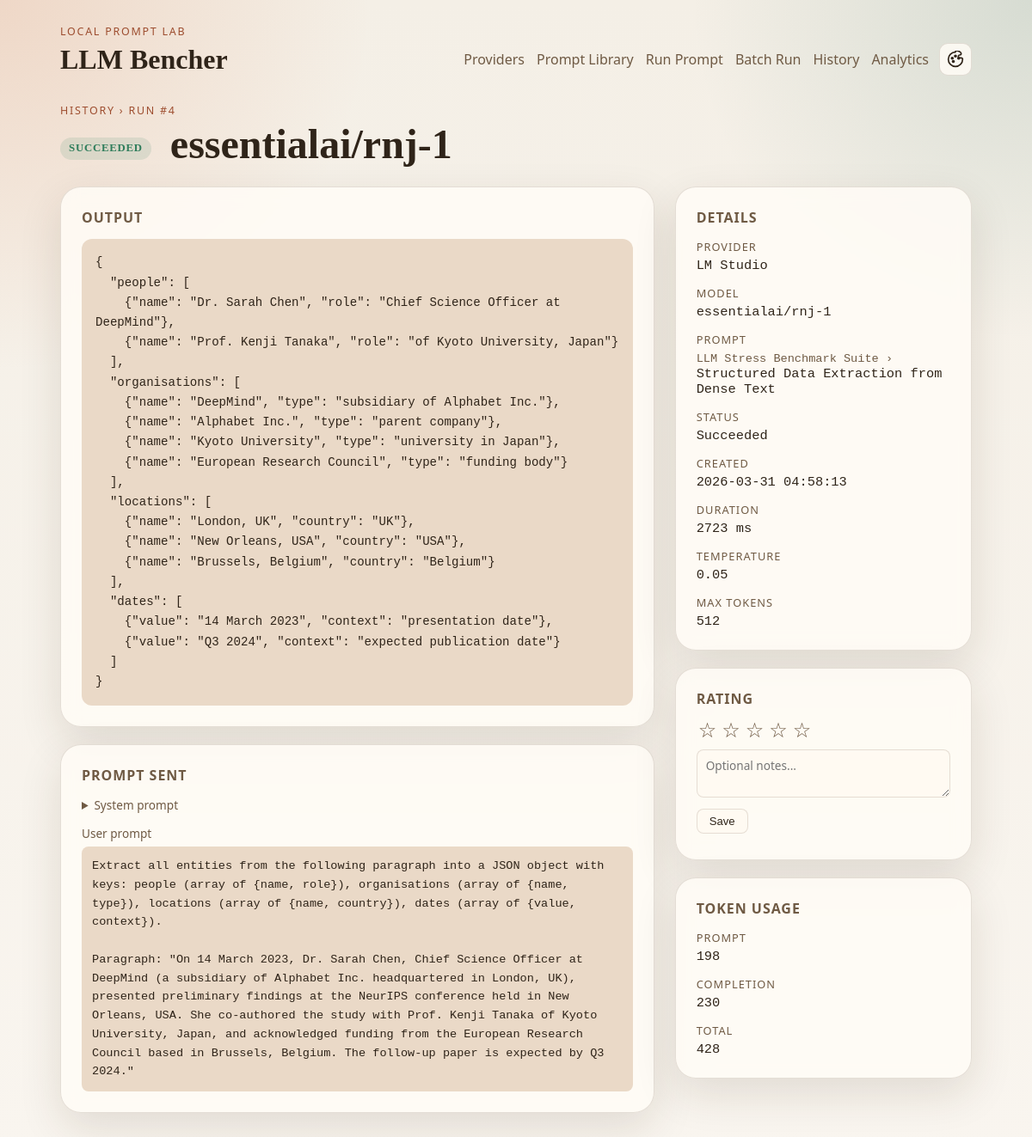
Page /runs/4 on the committed database.
### llm_bencher/models.py (models this page shows)
class TimestampMixin:
    created_at: Mapped[datetime] = mapped_column(
        DateTime(timezone=True),
        default=utc_now,
        nullable=False,
    )
    updated_at: Mapped[datetime] = mapped_column(
        DateTime(timezone=True),
        default=utc_now,
        onupdate=utc_now,
        nullable=False,
    )

class Run(TimestampMixin, Base):
    __tablename__ = "runs"
    id: Mapped[int] = mapped_column(Integer, primary_key=True)
    provider_id: Mapped[int] = mapped_column(ForeignKey("providers.id"), nullable=False)
    provider_model_id: Mapped[int | None] = mapped_column(ForeignKey("provider_models.id"))
    prompt_id: Mapped[int | None] = mapped_column(ForeignKey("prompt_definitions.id"))
    batch_id: Mapped[int | None] = mapped_column(ForeignKey("batch_runs.id"))
    status: Mapped[RunStatus] = mapped_column(
        Enum(RunStatus),
        default=RunStatus.PENDING,
        nullable=False,
    )
    model_identifier: Mapped[str] = mapped_column(String(255), nullable=False)
    model_name: Mapped[str | None] = mapped_column(String(255))
    system_prompt: Mapped[str | None] = mapped_column(Text)
    user_prompt: Mapped[str] = mapped_column(Text, nullable=False)
    template_inputs: Mapped[dict[str, Any]] = mapped_column(JSON, default=dict, nullable=False)
    temperature: Mapped[float | None] = mapped_column(Float)
    max_tokens: Mapped[int | None] = mapped_column(Integer)
    started_at: Mapped[datetime | None] = mapped_column(DateTime(timezone=True))
    completed_at: Mapped[datetime | None] = mapped_column(DateTime(timezone=True))
    failure_message: Mapped[str | None] = mapped_column(Text)
    provider: Mapped["Provider"] = relationship(back_populates="runs")
    provider_model: Mapped["ProviderModel"] = relationship(back_populates="runs")
    prompt: Mapped["PromptDefinition"] = relationship(back_populates="runs")
    batch: Mapped["BatchRun | None"] = relationship(back_populates="runs")
    result: Mapped["RunResult"] = relationship(
        back_populates="run",
        cascade="all, delete-orphan",
        uselist=False,
    )
    rating: Mapped["RunRating | None"] = relationship(
        back_populates="run",
        cascade="all, delete-orphan",
        uselist=False,
    )

class RunResult(Base):
    __tablename__ = "run_results"
    id: Mapped[int] = mapped_column(Integer, primary_key=True)
    run_id: Mapped[int] = mapped_column(ForeignKey("runs.id"), unique=True, nullable=False)
    raw_output_text: Mapped[str] = mapped_column(Text, nullable=False)
    response_metadata: Mapped[dict[str, Any]] = mapped_column(JSON, default=dict, nullable=False)
    latency_ms: Mapped[int | None] = mapped_column(Integer)
    prompt_tokens: Mapped[int | None] = mapped_column(Integer)
    completion_tokens: Mapped[int | None] = mapped_column(Integer)
    total_tokens: Mapped[int | None] = mapped_column(Integer)
    raw_payload: Mapped[dict[str, Any]] = mapped_column(JSON, default=dict, nullable=False)
    created_at: Mapped[datetime] = mapped_column(
        DateTime(timezone=True),
        default=utc_now,
        nullable=False,
    )
    run: Mapped["Run"] = relationship(back_populates="result")

class Provider(TimestampMixin, Base):
    __tablename__ = "providers"
    id: Mapped[int] = mapped_column(Integer, primary_key=True)
    slug: Mapped[str] = mapped_column(String(50), unique=True, nullable=False)
    name: Mapped[str] = mapped_column(String(100), nullable=False)
    kind: Mapped[ProviderKind] = mapped_column(Enum(ProviderKind), nullable=False)
    base_url: Mapped[str] = mapped_column(String(255), nullable=False)
    api_key: Mapped[str | None] = mapped_column(String(255))
    is_enabled: Mapped[bool] = mapped_column(Boolean, default=True, nullable=False)
    is_default: Mapped[bool] = mapped_column(Boolean, default=False, nullable=False)
    is_connected: Mapped[bool] = mapped_column(Boolean, default=False, nullable=False)
    last_health_check_at: Mapped[datetime | None] = mapped_column(DateTime(timezone=True))
    last_error: Mapped[str | None] = mapped_column(Text)
    models: Mapped[list["ProviderModel"]] = relationship(
        back_populates="provider",
        cascade="all, delete-orphan",
    )
    runs: Mapped[list["Run"]] = relationship(back_populates="provider")

class PromptSuite(TimestampMixin, Base):
    __tablename__ = "prompt_suites"
    id: Mapped[int] = mapped_column(Integer, primary_key=True)
    slug: Mapped[str] = mapped_column(String(120), unique=True, nullable=False)
    name: Mapped[str] = mapped_column(String(255), nullable=False)
    description: Mapped[str | None] = mapped_column(Text)
    version: Mapped[str | None] = mapped_column(String(50))
    source_path: Mapped[str | None] = mapped_column(String(500))
    checksum: Mapped[str | None] = mapped_column(String(128))
    is_active: Mapped[bool] = mapped_column(Boolean, default=True, nullable=False)
    imported_at: Mapped[datetime | None] = mapped_column(DateTime(timezone=True))
    exported_at: Mapped[datetime | None] = mapped_column(DateTime(timezone=True))
    prompts: Mapped[list["PromptDefinition"]] = relationship(
        back_populates="suite",
        cascade="all, delete-orphan",
    )
    import_records: Mapped[list["PromptImportRecord"]] = relationship(
        back_populates="suite",
        cascade="all, delete-orphan",
    )

class PromptDefinition(TimestampMixin, Base):
    __tablename__ = "prompt_definitions"
    __table_args__ = (
        UniqueConstraint("suite_id", "slug", name="uq_prompt_definitions_suite_slug"),
    )
    id: Mapped[int] = mapped_column(Integer, primary_key=True)
    suite_id: Mapped[int] = mapped_column(ForeignKey("prompt_suites.id"), nullable=False)
    slug: Mapped[str] = mapped_column(String(120), nullable=False)
    title: Mapped[str] = mapped_column(String(255), nullable=False)
    category: Mapped[str | None] = mapped_column(String(120))
    description: Mapped[str | None] = mapped_column(Text)
    system_prompt: Mapped[str | None] = mapped_column(Text)
    user_prompt_template: Mapped[str] = mapped_column(Text, nullable=False)
    tags: Mapped[list[str]] = mapped_column(JSON, default=list, nullable=False)
    variables: Mapped[list[dict[str, Any]]] = mapped_column(JSON, default=list, nullable=False)
    default_temperature: Mapped[float | None] = mapped_column(Float)
    default_max_tokens: Mapped[int | None] = mapped_column(Integer)
    suite: Mapped["PromptSuite"] = relationship(back_populates="prompts")
    runs: Mapped[list["Run"]] = relationship(back_populates="prompt")

### llm_bencher/web/routes.py (the view)
@router.get("/runs/{run_id}", response_class=HTMLResponse)
def run_detail_page(request: Request, run_id: int) -> HTMLResponse:
    session_factory = request.app.state.session_factory
    back_params = request.query_params.get("back", "")
    with session_factory() as session:
        run = session.scalar(
            select(Run)
            .options(
                selectinload(Run.provider),
                selectinload(Run.provider_model),
                selectinload(Run.prompt).selectinload(PromptDefinition.suite),
                selectinload(Run.result),
                selectinload(Run.rating),
            )
            .where(Run.id == run_id)
        )
        if run is None:
            raise HTTPException(status_code=404, detail="Run not found")
    back_url = f"/history?{back_params}" if back_params else "/history"
    return _render(request, "run_detail.html", run=run, back_url=back_url)

### llm_bencher/templates/run_detail.html (shortened to what this page needs)
{% extends "base.html" %}
{% block content %}
<section class="section-header">
  <div>
    <p class="eyebrow"><a href="{{ back_url }}" style="color:var(--accent);text-decoration:none;">History</a> &rsaquo; Run #{{ run.id }}</p>
    <h1>
      {% if run.status.value == "succeeded" %}
        <span class="badge badge-ready" style="vertical-align:middle;margin-right:10px;">Succeeded</span>
      {% elif run.status.value == "failed" %}
        <span class="badge badge-error" style="vertical-align:middle;margin-right:10px;">Failed</span>
      {% else %}
        <span class="badge badge-muted" style="vertical-align:middle;margin-right:10px;">{{ run.status.value | capitalize }}</span>
      {% endif %}
      {{ run.model_name or run.model_identifier }}
    </h1>
  </div>
</section>
<div style="display:grid;grid-template-columns:2fr 1fr;gap:24px;align-items:start;">
  <div style="display:grid;gap:20px;">
    {% if run.result %}
    <section class="panel">
      <h2 style="margin:0 0 14px;font-size:1rem;text-transform:uppercase;letter-spacing:0.06em;color:var(--muted);">Output</h2>
      <pre style="margin:0;white-space:pre-wrap;word-break:break-word;font-family:'Cascadia Mono','Consolas',monospace;font-size:0.88rem;line-height:1.65;background:var(--bg-accent);padding:16px;border-radius:12px;overflow-x:auto;">{{ run.result.raw_output_text }}</pre>
    </section>
    {% elif run.status.value == "failed" %}
    <section class="panel">
      <h2 style="margin:0 0 14px;font-size:1rem;text-transform:uppercase;letter-spacing:0.06em;color:var(--muted);">Error</h2>
      <p style="margin:0;color:var(--accent);">{{ run.failure_message or "No error message recorded." }}</p>
    </section>
    {% endif %}
    {% if run.system_prompt or run.user_prompt %}
    <section class="panel">
      <h2 style="margin:0 0 14px;font-size:1rem;text-transform:uppercase;letter-spacing:0.06em;color:var(--muted);">Prompt sent</h2>
      {% if run.system_prompt %}
      <details style="margin-bottom:14px;">
        <summary style="cursor:pointer;font-size:0.85rem;color:var(--muted);user-select:none;">System prompt</summary>
      </details>
      {% endif %}
      <div>
        <p style="margin:0 0 6px;font-size:0.85rem;color:var(--muted);">User prompt</p>
        <pre style="margin:0;white-space:pre-wrap;word-break:break-word;font-family:'Cascadia Mono','Consolas',monospace;font-size:0.85rem;line-height:1.6;background:var(--bg-accent);padding:12px;border-radius:8px;">{{ run.user_prompt }}</pre>
      </div>
    </section>
    {% endif %}
  </div>
  <aside style="display:grid;gap:20px;">
    <section class="panel">
      <h2 style="margin:0 0 14px;font-size:1rem;text-transform:uppercase;letter-spacing:0.06em;color:var(--muted);">Details</h2>
      <dl class="meta">
        <div>
          <dt>Provider</dt>
          <dd>{{ run.provider.name if run.provider else "—" }}</dd>
        </div>
        <div>
          <dt>Model</dt>
          <dd>{{ run.model_name or run.model_identifier }}</dd>
        </div>
        {% if run.prompt %}
        <div>
          <dt>Prompt</dt>
          <dd>
            {% if run.prompt.suite %}
            <span style="color:var(--muted);font-size:0.85rem;">{{ run.prompt.suite.name }} &rsaquo;</span><br>
            {% endif %}
            {{ run.prompt.title }}
          </dd>
        </div>
        {% endif %}
        <div>
          <dt>Status</dt>
          <dd>{{ run.status.value | capitalize }}</dd>
        </div>
        <div>
          <dt>Created</dt>
          <dd>{{ run.created_at.strftime("%Y-%m-%d %H:%M:%S") }}</dd>
        </div>
        {% if run.started_at and run.completed_at %}
        <div>
          <dt>Duration</dt>
          <dd>
            {% if run.result and run.result.latency_ms is not none %}
              {{ run.result.latency_ms }} ms
            {% else %}
              {{ ((run.completed_at - run.started_at).total_seconds() * 1000) | int }} ms
            {% endif %}
          </dd>
        </div>
        {% endif %}
        {% if run.temperature is not none %}
        <div>
          <dt>Temperature</dt>
          <dd>{{ run.temperature }}</dd>
        </div>
        {% endif %}
        {% if run.max_tokens is not none %}
        <div>
          <dt>Max tokens</dt>
          <dd>{{ run.max_tokens }}</dd>
        </div>
        {% endif %}
      </dl>
    </section>
    <section class="panel" id="rating-panel">
      <h2 style="margin:0 0 14px;font-size:1rem;text-transform:uppercase;letter-spacing:0.06em;color:var(--muted);">Rating</h2>
      <div class="star-rating" data-run-id="{{ run.id }}">
        {% set current_score = run.rating.score if run.rating else 0 %}
        {% for i in range(1, 6) %}
        <button type="button" class="star-btn{% if i <= current_score %} active{% endif %}" data-score="{{ i }}" aria-label="Rate {{ i }} star{{ 's' if i != 1 else '' }}">
          {% if i <= current_score %}&#9733;{% else %}&#9734;{% endif %}
        </button>
        {% endfor %}
      </div>
      <div style="margin-top:10px;">
        <textarea id="rating-notes" rows="2" placeholder="Optional notes..."
          style="width:100%;padding:8px 10px;border:1px solid var(--border);border-radius:8px;background:var(--surface-strong);color:var(--text);font-size:0.85rem;resize:vertical;font-family:inherit;">{{ run.rating.notes or '' if run.rating else '' }}</textarea>
      </div>
      <div style="display:flex;gap:8px;margin-top:8px;">
        <button type="button" id="save-rating-btn"
          style="padding:6px 14px;border:1px solid var(--border);border-radius:8px;background:var(--surface-strong);color:var(--text);font-size:0.82rem;cursor:pointer;">
          Save
        </button>
      </div>
    </section>
    {% if run.result and (run.result.prompt_tokens is not none or run.result.completion_tokens is not none) %}
    <section class="panel">
      <h2 style="margin:0 0 14px;font-size:1rem;text-transform:uppercase;letter-spacing:0.06em;color:var(--muted);">Token usage</h2>
      <dl class="meta">
        {% if run.result.prompt_tokens is not none %}
        <div><dt>Prompt</dt><dd>{{ run.result.prompt_tokens }}</dd></div>
        {% endif %}
        {% if run.result.completion_tokens is not none %}
        <div><dt>Completion</dt><dd>{{ run.result.completion_tokens }}</dd></div>
        {% endif %}
        {% if run.result.total_tokens is not none %}
        <div><dt>Total</dt><dd>{{ run.result.total_tokens }}</dd></div>
        {% endif %}
      </dl>
    </section>
    {% endif %}
  </aside>
</div>
{% endblock %}

### llm_bencher/static/css/app.css (style rules this page uses)
:root, :root[data-theme="sepia"] { --bg: #f4efe6; --bg-accent: #ead9c7; --surface: rgba(255, 252, 246, 0.85); --surface-strong: #fffaf2; --border: rgba(75, 47, 24, 0.14); --text: #2f2419; --muted: #6f5a44; --accent: #9d4d2f; --accent-soft: #d66d3a; --ready: #2f7d5b; --shadow: 0 18px 50px rgba(58, 38, 20, 0.12); --body-bg: radial-gradient(circle at top left, rgba(214, 109, 58, 0.18), transparent 24%), radial-gradient(circle at top right, rgba(61, 120, 107, 0.16), transparent 22%), linear-gradient(180deg, var(--bg) 0%, #f9f5ef 100%); font-family: "Aptos", "Trebuchet MS", "Segoe UI", sans-serif; }
* { box-sizing: border-box; }
body { margin: 0; color: var(--text); background: var(--body-bg, var(--bg)); transition: background-color 0.2s ease, color 0.2s ease; }
a { color: inherit; }
.eyebrow { margin: 0 0 6px; color: var(--accent); font-size: 0.78rem; letter-spacing: 0.14em; text-transform: uppercase; }
.hero, .section-grid, .section-header, .card-list { display: grid; gap: 24px; }
.hero h1, .section-header h1 { margin: 0; font-family: "Georgia", "Times New Roman", serif; font-size: clamp(2rem, 4vw, 3.6rem); line-height: 1.05; }
.panel { padding: 24px; border: 1px solid var(--border); border-radius: 24px; background: var(--surface); box-shadow: var(--shadow); backdrop-filter: blur(10px); }
.stat-label, dt { display: block; color: var(--muted); font-size: 0.8rem; letter-spacing: 0.08em; text-transform: uppercase; }
.card-head h2, .panel h2 { margin: 0 0 12px; }
.badge { display: inline-flex; align-items: center; padding: 6px 10px; border-radius: 999px; font-size: 0.8rem; font-weight: 700; text-transform: uppercase; letter-spacing: 0.06em; }
.badge-ready { background: rgba(47, 125, 91, 0.12); color: var(--ready); }
.meta { display: grid; gap: 14px; margin: 0; }
.meta dd { margin: 4px 0 0; font-family: "Cascadia Mono", "Consolas", monospace; font-size: 0.96rem; }
.star-rating { display: flex; align-items: center; gap: 2px; }
.star-btn { background: none; border: none; cursor: pointer; font-size: 1.5rem; color: var(--muted); padding: 0 2px; line-height: 1; transition: color 0.15s; }

### rows in the picture
Run: id "4", model_name "essentialai/rnj-1", user_prompt "Extract all entities from the following paragraph into a JSON object with keys: people (array of {name, role}), organisations (array of {name, type}), locations (array of {name, country}), dates (array of {value, context}). Paragraph: \"On 14 March 2023, Dr. Sarah Chen, Chief Science Officer at DeepMind (a subsidiary of Alphabet Inc. headquartered in London, UK), presented preliminary findings at the NeurIPS conference held in New Orleans, USA. She co-authored the study with Prof. Kenji Tanaka of Kyoto University, Japan, and acknowledged funding from the European Research Council based in Brussels, Belgium. The follow-up paper is expected by Q3 2024.\"", status.value "Succeeded", created_at "2026-03-31 04:58:13", temperature "0.05", max_tokens "512"
RunResult: result.raw_output_text "{ \"people\": [ {\"name\": \"Dr. Sarah Chen\", \"role\": \"Chief Science Officer at DeepMind\"}, {\"name\": \"Prof. Kenji Tanaka\", \"role\": \"of Kyoto University, Japan\"} ], \"organisations\": [ {\"name\": \"DeepMind\", \"type\": \"subsidiary of Alphabet Inc.\"}, {\"name\": \"Alphabet Inc.\", \"type\": \"parent company\"}, {\"name\": \"Kyoto University\", \"type\": \"university in Japan\"}, {\"name\": \"European Research Council\", \"type\": \"funding body\"} ], \"locations\": [ {\"name\": \"London, UK\", \"country\": \"UK\"}, {\"name\": \"New Orleans, USA\", \"country\": \"USA\"}, {\"name\": \"Brussels, Belgium\", \"country\": \"Belgium\"} ], \"dates\": [ {\"value\": \"14 March 2023\", \"context\": \"presentation date\"}, {\"value\": \"Q3 2024\", \"context\": \"expected…", result.latency_ms "2723", result.prompt_tokens "198", result.completion_tokens "230", result.total_tokens "428"
Provider: provider "LM Studio"
PromptSuite: prompt.suite.name "LLM Stress Benchmark Suite"
PromptDefinition: prompt "Structured Data Extraction from Dense Text"

### other values in the picture
{{ app_name }} "LLM Bencher"
